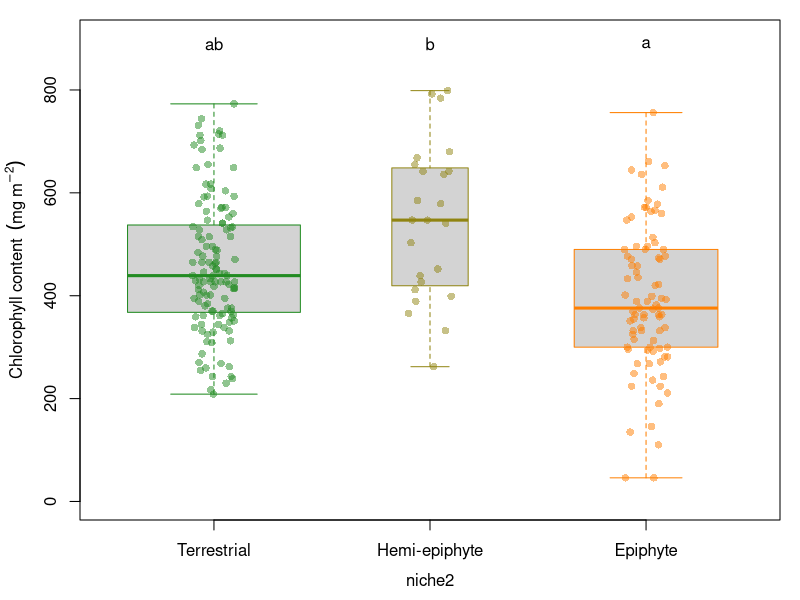

Write the R code that produced this figure.
#cholorophyll plots


traits <- read.csv("calculated_data/fern_traits.csv")

## Climber seems to be close to terrestrial and it still is technically-------
## create new variable that adds climber to terrestrial category
traits$niche2 <- traits$niche
traits$niche2 <- gsub("climber", "terrestrial", traits$niche2)
traits$niche2 <- as.factor(traits$niche2)

chloro <- traits[complete.cases(traits$chl_mg_m2),]  

#reorder from ground to canopy 
chloro$niche2<-factor(chloro$niche2, 
                      levels=c("terrestrial", "hemi-epiphyte", "epiphyte"))

##same data as stats, drop outliers and bad data for elaher
chloro4 <- chloro[chloro$chl_mg_m2 < 800 & !chloro$genusspecies == "elaher",]



#plot bits-------
boxlabs <- c("Terrestrial", "Hemi-epiphyte", "Epiphyte")

gradient <- colorRampPalette(c("forestgreen","darkorange1"))
palette(gradient(3))
trtcols <- palette(gradient(3))
library(scales)
library(doBy)
trtcols2 <- c(alpha(trtcols[1], .5), alpha(trtcols[2], .5),alpha(trtcols[3], .5))

#sd plot ----------

#drop oleart as we do in model
chlstomata <- c("ab","b","a" )
chllab <- expression(Chlorophyll~content~~(mg~m^-2))

# windows()

# jpeg(filename = "output/chlorophll.jpeg",
#      width = 7, height = 7, units = "in", res= 400)

par(mgp=c(2.5,1,0), mar=c(4,4,1,1), cex.lab=1)
boxplot(chl_mg_m2 ~ niche2, data=chloro4, xaxt='n',ylim=c(0, 900),varwidth=TRUE,
        ylab=chllab,border=trtcols)
axis(1, boxlabs, at=1:3, cex=1.1)
stripchart(chl_mg_m2 ~ niche2, data = chloro4,
           vertical = TRUE, method = "jitter",
           pch = 16,  col= trtcols2, xaxt='n', add=TRUE) 
text(x=1:3, y=890, chlstomata)
# dev.off()
